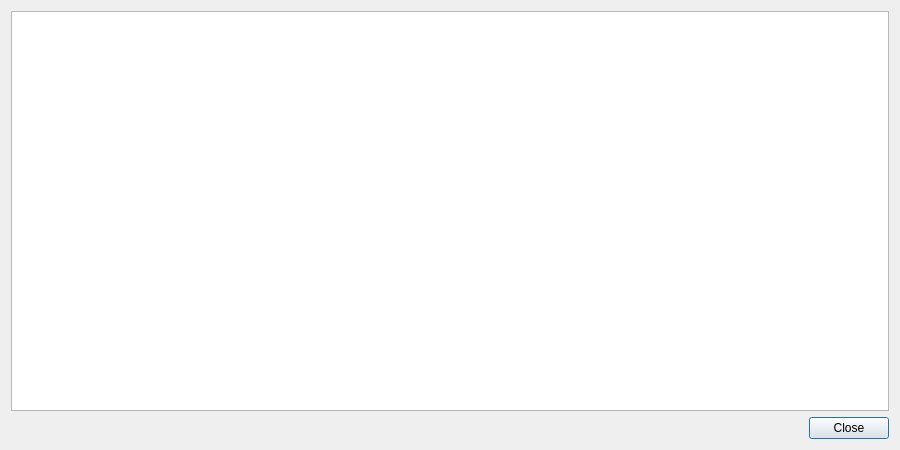
<?xml version="1.0" encoding="UTF-8"?>
<ui version="4.0">
 <class>DialogViewAttributes</class>
 <widget class="QDialog" name="DialogViewAttributes">
  <property name="geometry">
   <rect>
    <x>0</x>
    <y>0</y>
    <width>900</width>
    <height>450</height>
   </rect>
  </property>
  <property name="windowTitle">
   <string>Attributes</string>
  </property>
  <layout class="QVBoxLayout" name="verticalLayout">
   <item>
    <widget class="QTableView" name="tableViewAttributes">
     <property name="editTriggers">
      <set>QAbstractItemView::EditTrigger::NoEditTriggers</set>
     </property>
     <property name="selectionMode">
      <enum>QAbstractItemView::SelectionMode::SingleSelection</enum>
     </property>
     <property name="selectionBehavior">
      <enum>QAbstractItemView::SelectionBehavior::SelectRows</enum>
     </property>
     <property name="showGrid">
      <bool>true</bool>
     </property>
     <property name="wordWrap">
      <bool>true</bool>
     </property>
    </widget>
   </item>
   <item>
    <widget class="QDialogButtonBox" name="buttonBox">
     <property name="orientation">
      <enum>Qt::Orientation::Horizontal</enum>
     </property>
     <property name="standardButtons">
      <set>QDialogButtonBox::StandardButton::Close</set>
     </property>
    </widget>
   </item>
  </layout>
 </widget>
 <resources/>
 <connections>
  <connection>
   <sender>buttonBox</sender>
   <signal>rejected()</signal>
   <receiver>DialogViewAttributes</receiver>
   <slot>reject()</slot>
   <hints>
    <hint type="sourcelabel">
     <x>450</x>
     <y>420</y>
    </hint>
    <hint type="destinationlabel">
     <x>450</x>
     <y>225</y>
    </hint>
   </hints>
  </connection>
 </connections>
</ui>
